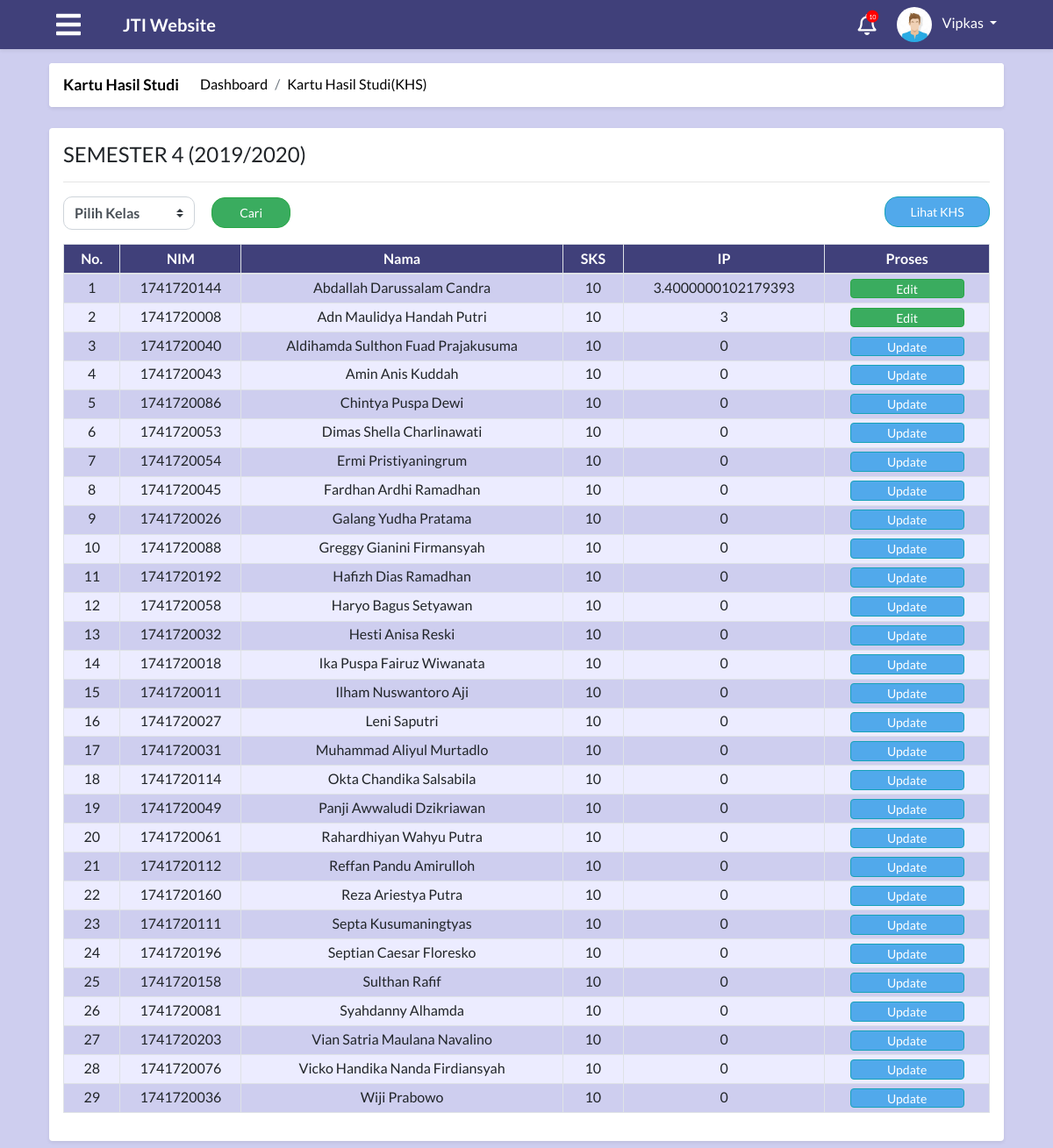
The app's page /module/index.php?module=khs (signed in) with its own data.
### tables this page shows
CREATE TABLE `tabel_admin` (
  `id_admin` int(30) NOT NULL,
  `nama` varchar(50) NOT NULL,
  `nip` int(20) NOT NULL,
  `alamat` text,
  `tempat_lahir` varchar(50) DEFAULT NULL,
  `tangal_lahir` date DEFAULT NULL,
  `id_user` int(11) NOT NULL,
  `waktu_edit` datetime NOT NULL
);

CREATE TABLE `tabel_mahasiswa` (
  `id_mahasiswa` int(30) NOT NULL,
  `id_prodi` int(30) NOT NULL,
  `id_kelas` int(30) NOT NULL,
  `id_semester` int(11) NOT NULL,
  `nim` varchar(50) NOT NULL,
  `nama` varchar(100) NOT NULL,
  `alamat` varchar(250) DEFAULT NULL,
  `jenis_kelamin` enum('laki-laki','perempuan') NOT NULL,
  `tempat_lahir` varchar(50) DEFAULT NULL,
  `tanggal_lahir` date DEFAULT NULL,
  `foto` text,
  `waktu_edit` datetime DEFAULT NULL,
  `id_user` int(11) NOT NULL
);

### process/proses_khs.php (called while the page is built, shortened)
<?php
function khsLihat($con)
{
    $khsLihat = "select distinct(a.id_mahasiswa), a.*, a.nim,
    a.nama as nm_mahasiswa, c.*, SUM(c.sks) as sks, d.id_kelas, e.*, e.semester, f.*
    from tabel_mahasiswa a, tabel_matkul c, tabel_kelas d, tabel_semester e, tabel_jadwal f
    where a.id_kelas = d.id_kelas
    and d.id_kelas = f.id_kelas
    and a.id_semester = e.id_semester
    and e.id_semester = f.id_semester
    and c.id_matkul = f.id_matkul
    group by a.id_mahasiswa";
    $resultTampilKhsLihat = mysqli_query($con, $khsLihat);
    return $resultTampilKhsLihat;
}
function khsNilai($con, $id_mahasiswa, $id_semester){
    $khsNilai = "select distinct(SUM(c.sks * a.nilai)/SUM(c.sks)) as ip, a.*, b.*, c.*, d.*, e.* from tabel_khs a,
    tabel_mahasiswa b, tabel_matkul c, tabel_jadwal d, tabel_semester e
    where a.id_mahasiswa = b.id_mahasiswa
    and d.id_matkul = c.id_matkul
    and d.id_semester = e.id_semester
    and a.id_mahasiswa = $id_mahasiswa and d.id_semester = $id_semester group by a.id_mahasiswa";
    $resultTampilKhsNilai = mysqli_query($con, $khsNilai);
    if(mysqli_num_rows($resultTampilKhsNilai)>0){
        $rowKhsNilai = mysqli_fetch_assoc($resultTampilKhsNilai);
        return $rowKhsNilai["ip"];
    } else{
        return 0;
    }
}
?>

### module/admin/khs/khs.php (the view, shortened to what this page needs)
<?php
  include "../config/connection.php";
  include "../process/proses_khs.php";
?>
<main role="main" class="container-fluid">
    <div id="khs" class="row">
        <div class="col-md-12 p-0">
            <div class="m-2 bg-white shadow-sm rounded">
                <nav aria-label="breadcrumb">
                    <ol class="breadcrumb">
                        <li class="pr-4 title"><a href="#"><strong>Kartu Hasil Studi</strong></a></li>
                        <li class="breadcrumb-item"><a href="#">Dashboard</a></li>
                        <li class="breadcrumb-item active" aria-current="page"><a href="index.php?module=khs">Kartu Hasil Studi(KHS)</a></li>
                    </ol>
                </nav>
            </div>
        </div>
        <div class="col-md-12 p-0">
            <div class="m-2 p-3 bg-white rounded shadow-sm">
                <h4>SEMESTER 4 (2019/2020)</h4>
                <hr>
                <form action="?module=khs" method="post">
                <select class="kelas custom-select" style="width:150px" name="kelas">
                    <option value="0">Pilih Kelas</option>
                </select>
                <input type="submit" class="tmbl-filter btn btn-success ml-3" value="Cari" name="cariKhsKelas">
                <a href ="index.php?module=khsLihat" class="tmbl-ruangan btn btn-info float-right">Lihat KHS</a>
                </form>
                <div class="media text-muted pt-8">
                    <div class="media-body pb-8 mb-0">
                    <?php
                        if(isset($_POST["cariKhsKelas"])){
                            $result=khsKelas($con, $_POST["kelas"]);
                            }else{
                            $result = khsLihat($con);
                            }
                            if(mysqli_num_rows($result) > 0){
                        ?>
                        <table class="table table-striped table-bordered text-center">
                            <thead>
                                <tr>
                                    <th>No.</th>
                                    <th>NIM</th>
                                    <th>Nama</th>
                                    <th>SKS</th>
                                    <th>IP</th>
                                    <th>Proses</th>
                                </tr>
                            </thead>
                            <tbody>
                            <?php
                                $no=1;
                                while($row = mysqli_fetch_assoc($result)){
                                    if(khsNilai($con, $row["id_mahasiswa"], $row["id_semester"])!=0){
                                    ?>
                                <tr>
                                    <td><?php echo $no;?></td>
                                    <td><?php echo $row["nim"];?></td>
                                    <td><?php echo $row["nm_mahasiswa"];?></td>
                                    <td><?php echo $row["sks"];?></td>
                                    <td><?php echo khsNilai($con, $row["id_mahasiswa"], $row["id_semester"]) ?></td>
                                    <td><button class="edit tmbl-table btn btn-success" type="button" class="pratinjau btn" data-toggle="modal"
                                            data-target="#myModal" class="edit">Edit</button>
                                    </td>
                                </tr>
                                <?php
                                } else if(khsNilai($con, $row["id_mahasiswa"], $row["id_semester"])==0){
                                    ?>
                                <tr>
                                    <td><?php echo $no;?></td>
                                    <td><?php echo $row["nim"];?></td>
                                    <td><?php echo $row["nm_mahasiswa"];?></td>
                                    <td><?php echo $row["sks"];?></td>
                                    <td><?php echo khsNilai($con, $row["id_mahasiswa"], $row["id_semester"]) ?></td>
                                    <td><button class="lihat tmbl-table btn btn-info" type="button" class="pratinjau btn" data-toggle="modal"
                                            data-target="#myModal" class="edit">Update</button>
                                    </td>
                                </tr>
                                <?php
                                }
                                    $no++;
                                }
                                ?>
                            </tbody>
                        </table>
                            <?php
                        }
                        ?>
                    </div>
                </div>
            </div>
            <?php
            include('khsUploadModal.php');
        ?>
        </div>

### module/index.php (shortened to what this page needs)
<?php
include "../config/connection.php";
$level = $_SESSION['level'];
$idUser = $_SESSION['id'];
?>
<?php
switch ($level) {
  case 'admin':
    $queryUser = "SELECT a.*, b.* FROM tabel_user a, tabel_admin b WHERE a.id_user=$idUser and a.id_user=b.id_user";
    $resultUser = mysqli_query($con, $queryUser);
    $rowUser = mysqli_fetch_assoc($resultUser);
    $namaUser = $rowUser["nama"];
    break;
}
?>
<!DOCTYPE html>
<html>
<head>
  <?php
  include "../config/styles.php";
  ?>
</head>
<body>
    <nav class="app-navbar navbar navbar-expand-md navbar-dark bg-blue shadow-sm sticky-top mb-2">
      <?php
      if ($level == "admin") {
        ?>
        <a class="ml-5 mr-5" id="navigation-admin-btn"> <i class="fas fa-bars text-white burger-icon"></i></a>
      <?php
    } else {
      ?>
        <a class="ml-5 mr-5" id="navigation-btn"> <i class="fas fa-bars text-white burger-icon"></i></a>
      <?php
    }
    ?>
      <a class="navbar-brand " href="index.php?module=home"><b>JTI Website</b></a>
      <div class="collapse navbar-collapse" id="navbarCollapse">
        <i class="notification-icon text-white far fa-bell" onclick="location.href='index.php?module=notifikasi';">
          <span class="fas fa-circle notification-bubble"></span>
          <span class="notification-bubble-num">10</span>
        </i>
        <div class="dropdown mr-5">
          <img class="dropdown-toggle nav-profile-photo ml-4 " src="../attachment/img/avatar.jpeg" data-toggle="dropdown" aria-haspopup="true" aria-expanded="false">
          <a href="#" class="dropdown-toggle ml-2 profile-link" id="dropdownMenuButton" data-toggle="dropdown" aria-haspopup="true" aria-expanded="false"><?php echo ($namaUser); ?>&nbsp;<b class="caret"></b></a>
        </div>
      </div>
    </nav>
    <div class="container-fluid px-5">
      <?php
      $module = $_GET["module"];
      if ($level == "mahasiswa") {
        switch ($module) {
          case "home":
            include "mahasiswa/home.php";
            break;
          case "kompenAbsen":
            include "mahasiswa/kompenAbsen.php";
            break;
          case "coba":
            include "mahasiswa/coba.php";
            break;
          case "krs":
            include "mahasiswa/krs.php";
            break;
          case "jadwal":
            include "mahasiswa/jadwal.php";
            break;
          case "nilai":
            include "mahasiswa/nilai.php";
            break;
          case "nilaiError":
            include "mahasiswa/nilaiError.php";
            break;
          case "kelasKosong":
            include "mahasiswa/kelasKosong.php";
            break;
          case "notifikasi":
            include "notifikasi.php";
            break;
          default:
            include "404.php";
        }
      } else if ($level == "admin") {
        switch ($module) {
          case "khs":
            include "admin/khs/khs.php";
            break;
        }
      }
        ?>
</body>
</html>

### css/style.css (style rules this page uses)
* { font-family: "Lato"; }
body, html { margin: 0; padding: 0; }
body { background-color: #ceceef !important; }
.app-navbar { z-index: 0; }
.burger-icon { font-size: 2em; }
.notification-icon { font-size: 1.5em; position: relative; cursor: pointer; }
.notification-bubble { position: absolute; font-size: 0.6em; top: -4px; color: red; right: -3px; }
.notification-bubble-num { position: absolute; font-size: 0.3em; top: 0px; color: #ffffff; right: 0px; }
.profile-link:link { color: #ffffff; text-decoration: none; }
.profile-link { color: #ffffff; text-decoration: none; }
.nav-profile-photo { width: 2.5em; border-radius: 50%; }
.app-navbar { z-index: 1; }
.bg-blue { background-color: #40407a; }
#navigation-btn, #navigation-admin-btn, .pointer { cursor: pointer; }
.table-striped > thead > tr > th { padding: 0.4em; padding-left: 0.7em; padding-right: 0.7em; }
.table-striped > thead > tr > th { background-color: #40407a; color: white; }
.table-striped > tbody > tr:nth-child(odd) > td { background-color: #ceceef; }
.table-striped > tbody > tr:nth-child(even) > td { background-color: #ececff; }
.table-striped > tbody > tr > td { font-size: 1em; padding: 0.3em; }
.table-striped .btn { height: 1.6em; padding-bottom: 0; padding-top: 0; padding-left: 1.3em; padding-right: 1.3em; }
.breadcrumb a { text-decoration: none; color: black; }
.breadcrumb { background: white; }

### css/login.css (style rules this page uses)
body { padding-top: 0 !important; }

### css/notifikasi.css (style rules this page uses)
td { border-top: 2px solid rgb(187, 187, 187); border-bottom: 2px solid rgb(187, 187, 187); }

### css/adminKhs.css (style rules this page uses)
#khs .breadcrumb a { text-decoration: none; color: black; }
#khs .breadcrumb { background: white; }
#khs .title { font-size: 1.09em; }
#khs .kelas { box-sizing: border-box; border-radius: 10px; font-weight: bold; }
#khs .tmbl-filter { background: #3AAC5F; border-radius: 15px; width: 90px; font-size: 14px; }
#khs .tmbl-ruangan { background: #51A9EB; border-radius: 15px; font-size: 14px; width: 120px; }
#khs .tmbl-table { width: 130px; font-family: Lato; font-size: 14px; }
#khs .lihat { background: #51A9EB; }
#khs .edit { background: #3AAC5F; }
#khs .table-striped > thead > tr > th { background-color: #40407a; color: white; }
#khs .table-striped > tbody > tr:nth-child(odd) > td { background-color: #ceceef; }
#khs .table-striped > tbody > tr:nth-child(even) > td { background-color: #ececff; }

### records on screen
tabel_admin: nama "Vipkas"
tabel_mahasiswa: nim "1741720144", nama "Abdallah Darussalam Candra", sks "10", id_semester "3.4000000102179393"
tabel_mahasiswa: nim "1741720008", nama "Adn Maulidya Handah Putri", sks "10", id_semester "3"
tabel_mahasiswa: nim "1741720040", nama "Aldihamda Sulthon Fuad Prajakusuma", sks "10", id_semester "0"
tabel_mahasiswa: nim "1741720043", nama "Amin Anis Kuddah", sks "10", id_semester "0"
tabel_mahasiswa: nim "1741720086", nama "Chintya Puspa Dewi", sks "10", id_semester "0"
tabel_mahasiswa: nim "1741720053", nama "Dimas Shella Charlinawati", sks "10", id_semester "0"
tabel_mahasiswa: nim "1741720054", nama "Ermi Pristiyaningrum", sks "10", id_semester "0"
tabel_mahasiswa: nim "1741720045", nama "Fardhan Ardhi Ramadhan", sks "10", id_semester "0"
tabel_mahasiswa: nim "1741720026", nama "Galang Yudha Pratama", sks "10", id_semester "0"
tabel_mahasiswa: nim "1741720088", nama "Greggy Gianini Firmansyah", sks "10", id_semester "0"
tabel_mahasiswa: nim "1741720192", nama "Hafizh Dias Ramadhan", sks "10", id_semester "0"
tabel_mahasiswa: nim "1741720058", nama "Haryo Bagus Setyawan", sks "10", id_semester "0"
tabel_mahasiswa: nim "1741720032", nama "Hesti Anisa Reski", sks "10", id_semester "0"
tabel_mahasiswa: nim "1741720018", nama "Ika Puspa Fairuz Wiwanata", sks "10", id_semester "0"
tabel_mahasiswa: nim "1741720011", nama "Ilham Nuswantoro Aji", sks "10", id_semester "0"
tabel_mahasiswa: nim "1741720027", nama "Leni Saputri", sks "10", id_semester "0"
tabel_mahasiswa: nim "1741720031", nama "Muhammad Aliyul Murtadlo", sks "10", id_semester "0"
tabel_mahasiswa: nim "1741720114", nama "Okta Chandika Salsabila", sks "10", id_semester "0"
tabel_mahasiswa: nim "1741720049", nama "Panji Awwaludi Dzikriawan", sks "10", id_semester "0"
tabel_mahasiswa: nim "1741720061", nama "Rahardhiyan Wahyu Putra", sks "10", id_semester "0"
tabel_mahasiswa: nim "1741720112", nama "Reffan Pandu Amirulloh", sks "10", id_semester "0"
tabel_mahasiswa: nim "1741720160", nama "Reza Ariestya Putra", sks "10", id_semester "0"
tabel_mahasiswa: nim "1741720111", nama "Septa Kusumaningtyas", sks "10", id_semester "0"
tabel_mahasiswa: nim "1741720196", nama "Septian Caesar Floresko", sks "10", id_semester "0"
tabel_mahasiswa: nim "1741720158", nama "Sulthan Rafif", sks "10", id_semester "0"
tabel_mahasiswa: nim "1741720081", nama "Syahdanny Alhamda", sks "10", id_semester "0"
tabel_mahasiswa: nim "1741720203", nama "Vian Satria Maulana Navalino", sks "10", id_semester "0"
tabel_mahasiswa: nim "1741720076", nama "Vicko Handika Nanda Firdiansyah", sks "10", id_semester "0"
tabel_mahasiswa: nim "1741720036", nama "Wiji Prabowo", sks "10", id_semester "0"
